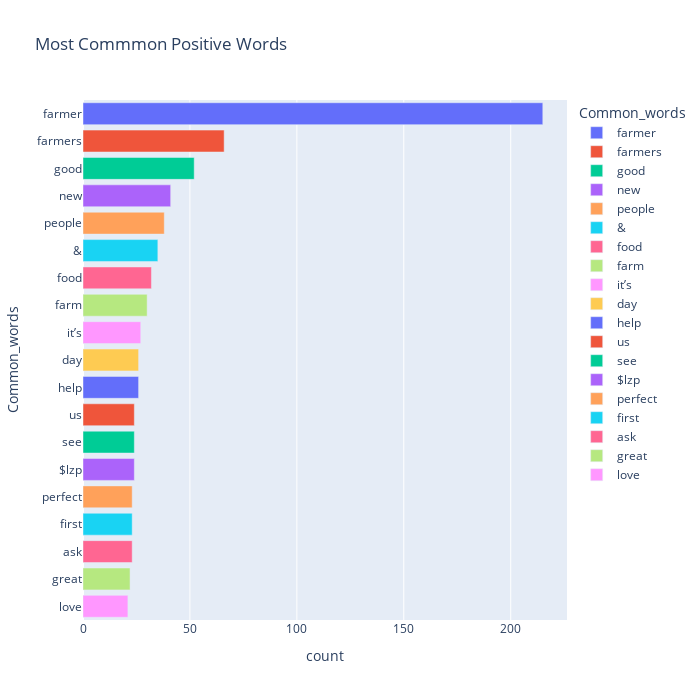

The code cell stored with this chart in its notebook:
### Markdown cell above
**Let's check the `Top 20` common Positvie words**

### Code cell
# Most common positive words
top = Counter([item for item in p_words_sr])
temp_pos = pd.DataFrame(top.most_common(20))
temp_pos = temp_pos.iloc[1:,:]
temp_pos.columns = ['Common_words','count']
fig = px.bar(temp_pos, x="count", y="Common_words", title='Most Commmon Positive Words', orientation='h', 
             width=700, height=700,color='Common_words')
fig.show()

### Figure 1 — Plotly figure (JSON) as saved in the notebook; plotly's stock layout.template omitted (floating-point values rounded to 4 significant figures)
{"data": [{"alignmentgroup": "True", "hovertemplate": "Common_words=%{y}<br>count=%{x}<extra></extra>", "legendgroup": "farmer", "marker": {"color": "#636efa"}, "name": "farmer", "offsetgroup": "farmer", "orientation": "h", "showlegend": true, "textposition": "auto", "type": "bar", "x": [215], "xaxis": "x", "y": ["farmer"], "yaxis": "y"}, {"alignmentgroup": "True", "hovertemplate": "Common_words=%{y}<br>count=%{x}<extra></extra>", "legendgroup": "farmers", "marker": {"color": "#EF553B"}, "name": "farmers", "offsetgroup": "farmers", "orientation": "h", "showlegend": true, "textposition": "auto", "type": "bar", "x": [66], "xaxis": "x", "y": ["farmers"], "yaxis": "y"}, {"alignmentgroup": "True", "hovertemplate": "Common_words=%{y}<br>count=%{x}<extra></extra>", "legendgroup": "good", "marker": {"color": "#00cc96"}, "name": "good", "offsetgroup": "good", "orientation": "h", "showlegend": true, "textposition": "auto", "type": "bar", "x": [52], "xaxis": "x", "y": ["good"], "yaxis": "y"}, {"alignmentgroup": "True", "hovertemplate": "Common_words=%{y}<br>count=%{x}<extra></extra>", "legendgroup": "new", "marker": {"color": "#ab63fa"}, "name": "new", "offsetgroup": "new", "orientation": "h", "showlegend": true, "textposition": "auto", "type": "bar", "x": [41], "xaxis": "x", "y": ["new"], "yaxis": "y"}, {"alignmentgroup": "True", "hovertemplate": "Common_words=%{y}<br>count=%{x}<extra></extra>", "legendgroup": "people", "marker": {"color": "#FFA15A"}, "name": "people", "offsetgroup": "people", "orientation": "h", "showlegend": true, "textposition": "auto", "type": "bar", "x": [38], "xaxis": "x", "y": ["people"], "yaxis": "y"}, {"alignmentgroup": "True", "hovertemplate": "Common_words=%{y}<br>count=%{x}<extra></extra>", "legendgroup": "&amp;", "marker": {"color": "#19d3f3"}, "name": "&amp;", "offsetgroup": "&amp;", "orientation": "h", "showlegend": true, "textposition": "auto", "type": "bar", "x": [35], "xaxis": "x", "y": ["&amp;"], "yaxis": "y"}, {"alignmentgroup": "True", "hovertemplate": "Common_words=%{y}<br>count=%{x}<extra></extra>", "legendgroup": "food", "marker": {"color": "#FF6692"}, "name": "food", "offsetgroup": "food", "orientation": "h", "showlegend": true, "textposition": "auto", "type": "bar", "x": [32], "xaxis": "x", "y": ["food"], "yaxis": "y"}, {"alignmentgroup": "True", "hovertemplate": "Common_words=%{y}<br>count=%{x}<extra></extra>", "legendgroup": "farm", "marker": {"color": "#B6E880"}, "name": "farm", "offsetgroup": "farm", "orientation": "h", "showlegend": true, "textposition": "auto", "type": "bar", "x": [30], "xaxis": "x", "y": ["farm"], "yaxis": "y"}, {"alignmentgroup": "True", "hovertemplate": "Common_words=%{y}<br>count=%{x}<extra></extra>", "legendgroup": "it’s", "marker": {"color": "#FF97FF"}, "name": "it’s", "offsetgroup": "it’s", "orientation": "h", "showlegend": true, "textposition": "auto", "type": "bar", "x": [27], "xaxis": "x", "y": ["it’s"], "yaxis": "y"}, {"alignmentgroup": "True", "hovertemplate": "Common_words=%{y}<br>count=%{x}<extra></extra>", "legendgroup": "day", "marker": {"color": "#FECB52"}, "name": "day", "offsetgroup": "day", "orientation": "h", "showlegend": true, "textposition": "auto", "type": "bar", "x": [26], "xaxis": "x", "y": ["day"], "yaxis": "y"}, {"alignmentgroup": "True", "hovertemplate": "Common_words=%{y}<br>count=%{x}<extra></extra>", "legendgroup": "help", "marker": {"color": "#636efa"}, "name": "help", "offsetgroup": "help", "orientation": "h", "showlegend": true, "textposition": "auto", "type": "bar", "x": [26], "xaxis": "x", "y": ["help"], "yaxis": "y"}, {"alignmentgroup": "True", "hovertemplate": "Common_words=%{y}<br>count=%{x}<extra></extra>", "legendgroup": "us", "marker": {"color": "#EF553B"}, "name": "us", "offsetgroup": "us", "orientation": "h", "showlegend": true, "textposition": "auto", "type": "bar", "x": [24], "xaxis": "x", "y": ["us"], "yaxis": "y"}, {"alignmentgroup": "True", "hovertemplate": "Common_words=%{y}<br>count=%{x}<extra></extra>", "legendgroup": "see", "marker": {"color": "#00cc96"}, "name": "see", "offsetgroup": "see", "orientation": "h", "showlegend": true, "textposition": "auto", "type": "bar", "x": [24], "xaxis": "x", "y": ["see"], "yaxis": "y"}, {"alignmentgroup": "True", "hovertemplate": "Common_words=%{y}<br>count=%{x}<extra></extra>", "legendgroup": "$lzp", "marker": {"color": "#ab63fa"}, "name": "$lzp", "offsetgroup": "$lzp", "orientation": "h", "showlegend": true, "textposition": "auto", "type": "bar", "x": [24], "xaxis": "x", "y": ["$lzp"], "yaxis": "y"}, {"alignmentgroup": "True", "hovertemplate": "Common_words=%{y}<br>count=%{x}<extra></extra>", "legendgroup": "perfect", "marker": {"color": "#FFA15A"}, "name": "perfect", "offsetgroup": "perfect", "orientation": "h", "showlegend": true, "textposition": "auto", "type": "bar", "x": [23], "xaxis": "x", "y": ["perfect"], "yaxis": "y"}, {"alignmentgroup": "True", "hovertemplate": "Common_words=%{y}<br>count=%{x}<extra></extra>", "legendgroup": "first", "marker": {"color": "#19d3f3"}, "name": "first", "offsetgroup": "first", "orientation": "h", "showlegend": true, "textposition": "auto", "type": "bar", "x": [23], "xaxis": "x", "y": ["first"], "yaxis": "y"}, {"alignmentgroup": "True", "hovertemplate": "Common_words=%{y}<br>count=%{x}<extra></extra>", "legendgroup": "ask", "marker": {"color": "#FF6692"}, "name": "ask", "offsetgroup": "ask", "orientation": "h", "showlegend": true, "textposition": "auto", "type": "bar", "x": [23], "xaxis": "x", "y": ["ask"], "yaxis": "y"}, {"alignmentgroup": "True", "hovertemplate": "Common_words=%{y}<br>count=%{x}<extra></extra>", "legendgroup": "great", "marker": {"color": "#B6E880"}, "name": "great", "offsetgroup": "great", "orientation": "h", "showlegend": true, "textposition": "auto", "type": "bar", "x": [22], "xaxis": "x", "y": ["great"], "yaxis": "y"}, {"alignmentgroup": "True", "hovertemplate": "Common_words=%{y}<br>count=%{x}<extra></extra>", "legendgroup": "love", "marker": {"color": "#FF97FF"}, "name": "love", "offsetgroup": "love", "orientation": "h", "showlegend": true, "textposition": "auto", "type": "bar", "x": [21], "xaxis": "x", "y": ["love"], "yaxis": "y"}], "layout": {"barmode": "relative", "height": 700, "legend": {"title": {"text": "Common_words"}, "tracegroupgap": 0}, "title": {"text": "Most Commmon Positive Words"}, "width": 700, "xaxis": {"anchor": "y", "domain": [0, 1], "title": {"text": "count"}}, "yaxis": {"anchor": "x", "categoryarray": ["love", "great", "ask", "first", "perfect", "$lzp", "see", "us", "help", "day", "it’s", "farm", "food", "&amp;", "people", "new", "good", "farmers", "farmer"], "categoryorder": "array", "domain": [0, 1], "title": {"text": "Common_words"}}}}
